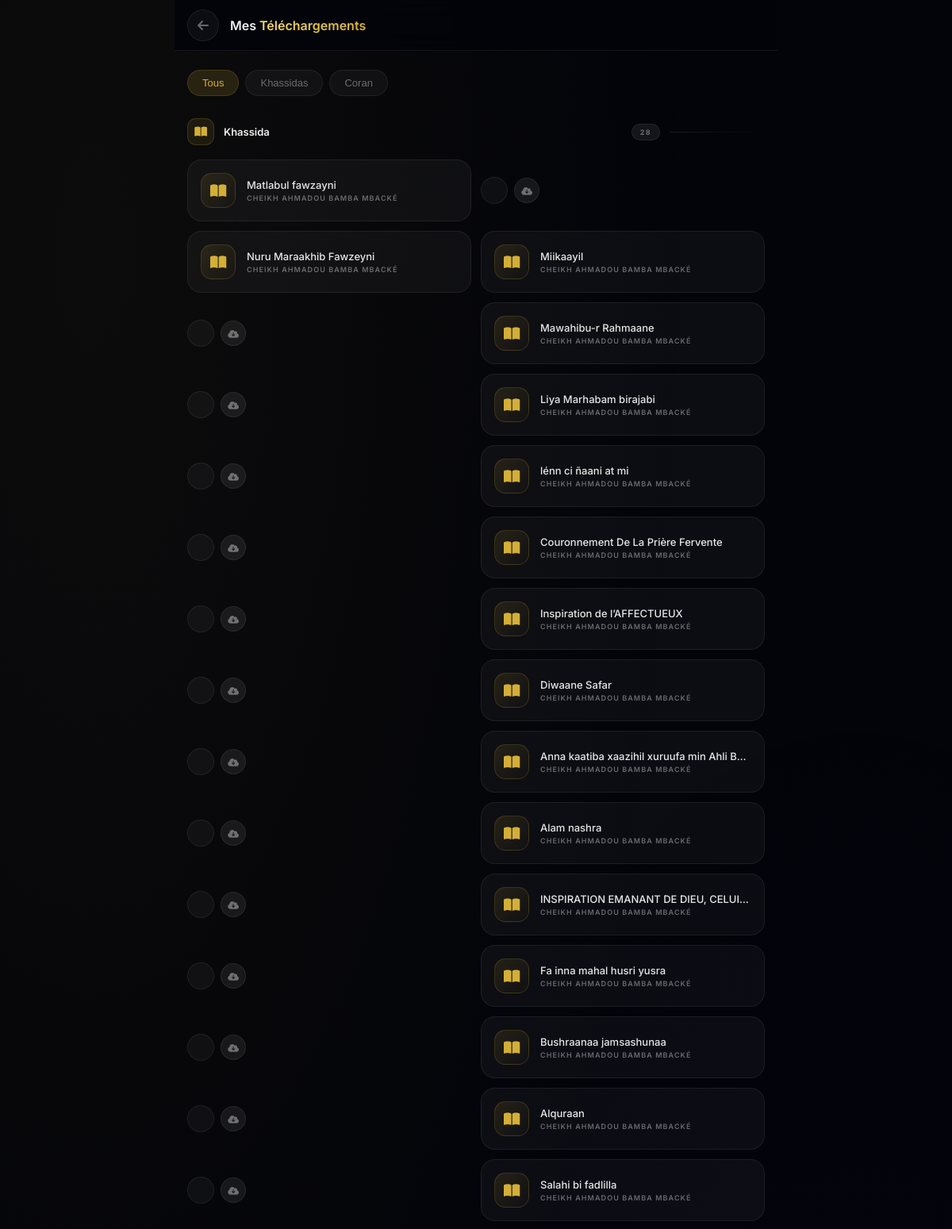
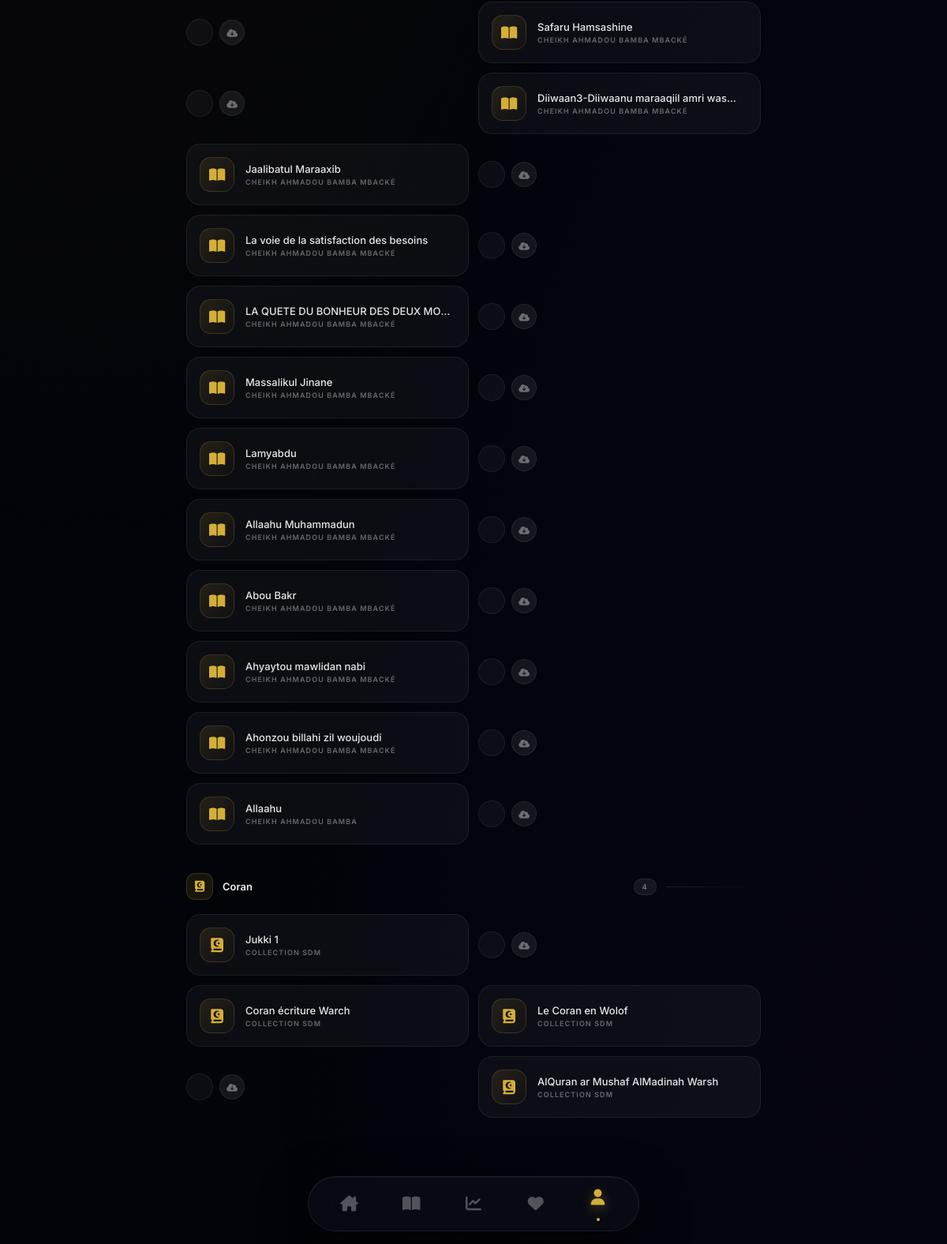
Page /telechargements/ (signed in) on the committed database (2 pictures, top to bottom).
### bibliotheque/models.py (models this page shows, shortened)
class Khassida(models.Model):
    titre = models.CharField(max_length=255, db_index=True)
    auteur = models.CharField(max_length=255, default="Cheikh Ahmadou Bamba")
    fichier_pdf = models.FileField(upload_to='khassidas/')
    image_couverture = models.ImageField(upload_to='couvertures/', blank=True, null=True)

class Coran(models.Model):
    titre = models.CharField(max_length=100, db_index=True)
    numero = models.IntegerField(blank=True, null=True)
    traduction_fr = models.TextField(blank=True, null=True)
    fichier_pdf = models.FileField(upload_to='coran_pdf/', blank=True, null=True)
    fichier_audio = models.FileField(upload_to='coran_audio/', blank=True, null=True)

### bibliotheque/views.py (the view)
# urls.py: path('telechargements/', views.view_telechargements, name='telechargements'),
@login_required
def view_telechargements(request):
    telechargements = Telechargement.objects.filter(user=request.user)
    telechargements_by_type = {
        'Khassida': [],
        'Coran': [],
        'Son': []
    }
    for tc in telechargements:
        if tc.content_object is None:
            continue
        model_name = tc.content_type.model
        if model_name == 'khassida':
            telechargements_by_type['Khassida'].append(tc.content_object)
        elif model_name == 'coran':
            telechargements_by_type['Coran'].append(tc.content_object)
        elif model_name == 'son':
            telechargements_by_type['Son'].append(tc.content_object)
    context = {
        'telechargements_by_type': telechargements_by_type
    }
    return render(request, 'bibliotheque/telechargements.html', context)

### bibliotheque/templates/bibliotheque/telechargements.html (shortened to what this page needs)
{% load static %}
<!DOCTYPE html>
<html lang="fr">
<head>
    <link href="https://cdnjs.cloudflare.com/ajax/libs/font-awesome/6.4.0/css/all.min.css" rel="stylesheet">
</head>
<body>
    <div class="topbar">
        <a href="{% url 'home' %}" class="back-btn"><i class="fa-solid fa-arrow-left"></i></a>
        <h1 class="topbar-title">Mes <span>Téléchargements</span></h1>
    </div>
    <div class="content">
        <div class="filters-scroll">
            <button class="filter-btn active" onclick="filterCategory('Tous', this)">Tous</button>
            {% if telechargements_by_type.Khassida %}<button class="filter-btn" onclick="filterCategory('Khassida', this)">Khassidas</button>{% endif %}
            {% if telechargements_by_type.Coran %}<button class="filter-btn" onclick="filterCategory('Coran', this)">Coran</button>{% endif %}
        </div>
        {% for type, items in telechargements_by_type.items %}
        {% if items %}
        <div class="category-section" data-category="{{ type }}">
        <div class="section-hdr" style="margin-top: {% if not forloop.first %}32px{% else %}0{% endif %}">
            <div class="section-hdr-icon">
                {% if type == 'Son' %}<i class="fa-solid fa-headphones"></i>
                {% elif type == 'Khassida' %}<i class="fa-solid fa-book-open"></i>
                {% elif type == 'Coran' %}<i class="fa-solid fa-quran"></i>
                {% else %}<i class="fa-solid fa-download"></i>{% endif %}
            </div>
            <span class="section-hdr-label">{{ type }}</span>
            <span class="section-count">{{ items|length }}</span>
        </div>
        <div class="fav-grid">
            {% for item in items %}
            {% if item %}
            {% if type == 'Khassida' %}
            <a href="{% url 'lire_pdf' 'khassida' item.id %}" class="fav-card" style="animation-delay: {{ forloop.counter0 }}5ms">
            {% elif type == 'Coran' %}
            <a href="{% url 'lire_pdf' 'coran' item.id %}" class="fav-card" style="animation-delay: {{ forloop.counter0 }}5ms">
            {% elif type == 'Son' %}
            <a href="{% url 'liste_sons' %}?autoplay={{ item.id }}" class="fav-card" style="animation-delay: {{ forloop.counter0 }}5ms">
            {% else %}
            <a href="#" class="fav-card" style="animation-delay: {{ forloop.counter0 }}5ms">
            {% endif %}
                <div class="fav-icon {% if type == 'Son' %}green{% endif %}">
                    {% if type == 'Son' %}<i class="fa-solid fa-headphones"></i>
                    {% elif type == 'Khassida' %}<i class="fa-solid fa-book-open"></i>
                    {% elif type == 'Coran' %}<i class="fa-solid fa-quran"></i>
                    {% else %}<i class="fa-solid fa-download"></i>{% endif %}
                </div>
                <div class="fav-body">
                    <div class="fav-name">{{ item.titre }}</div>
                    <div class="fav-sub">
                        {% if type == 'Son' %}{{ item.auteur_voix|default:item.get_categorie_display }}
                        {% elif item.auteur %}{{ item.auteur }}
                        {% else %}Collection SDM{% endif %}
                    </div>
                </div>
                <div class="action-btn-wrap">
                    {% if type == 'Son' and item.fichier_audio %}
                    <a href="{{ item.fichier_audio.url }}" download class="action-btn" title="Télécharger à nouveau"><i class="fa-solid fa-cloud-arrow-down"></i></a>
                    {% elif type == 'Khassida' and item.fichier_pdf %}
                    <a href="{% url 'proxy_pdf' 'khassida' item.id %}" download class="action-btn" title="Télécharger à nouveau"><i class="fa-solid fa-cloud-arrow-down"></i></a>
                    {% elif type == 'Coran' and item.fichier_pdf %}
                    <a href="{% url 'proxy_pdf' 'coran' item.id %}" download class="action-btn" title="Télécharger à nouveau"><i class="fa-solid fa-cloud-arrow-down"></i></a>
                    {% endif %}
                </div>
            </a>
            {% endif %}
            {% endfor %}
        </div>
        </div>
        {% endif %}
        {% endfor %}
    </div>
    <nav class="nav-island">
        <a href="{% url 'home' %}" class="nav-item"><i class="fa-solid fa-house-chimney"></i><div class="nav-dot"></div></a>
        <a href="{% url 'liste' 'khassida' %}" class="nav-item"><i class="fa-solid fa-book-open"></i><div class="nav-dot"></div></a>
        <a href="{% url 'dashboard' %}" class="nav-item"><i class="fa-solid fa-chart-line"></i><div class="nav-dot"></div></a>
        <a href="{% url 'favoris' %}" class="nav-item"><i class="fa-solid fa-heart"></i><div class="nav-dot"></div></a>
        <a href="{% url 'profile' %}" class="nav-item active"><i class="fa-solid fa-user"></i><div class="nav-dot"></div></a>
    </nav>
</body>
</html>

### rows in the picture
Khassida: titre "Matlabul fawzayni", auteur "CHEIKH AHMADOU BAMBA MBACKÉ"
Khassida: titre "Nuru Maraakhib Fawzeyni", auteur "CHEIKH AHMADOU BAMBA MBACKÉ"
Khassida: titre "Miikaayil", auteur "CHEIKH AHMADOU BAMBA MBACKÉ"
Khassida: titre "Mawahibu-r Rahmaane", auteur "CHEIKH AHMADOU BAMBA MBACKÉ"
Khassida: titre "Liya Marhabam birajabi", auteur "CHEIKH AHMADOU BAMBA MBACKÉ"
Khassida: titre "lénn ci ñaani at mi", auteur "CHEIKH AHMADOU BAMBA MBACKÉ"
Khassida: titre "Couronnement De La Prière Fervente", auteur "CHEIKH AHMADOU BAMBA MBACKÉ"
Khassida: titre "Inspiration de l’AFFECTUEUX", auteur "CHEIKH AHMADOU BAMBA MBACKÉ"
Khassida: titre "Diwaane Safar", auteur "CHEIKH AHMADOU BAMBA MBACKÉ"
Khassida: titre "Anna kaatiba xaazihil xuruufa min Ahli B…", auteur "CHEIKH AHMADOU BAMBA MBACKÉ"
Khassida: titre "Alam nashra", auteur "CHEIKH AHMADOU BAMBA MBACKÉ"
Khassida: titre "INSPIRATION EMANANT DE DIEU, CELUI…", auteur "CHEIKH AHMADOU BAMBA MBACKÉ"
Khassida: titre "Fa inna mahal husri yusra", auteur "CHEIKH AHMADOU BAMBA MBACKÉ"
Khassida: titre "Bushraanaa jamsashunaa", auteur "CHEIKH AHMADOU BAMBA MBACKÉ"
Khassida: titre "Alquraan", auteur "CHEIKH AHMADOU BAMBA MBACKÉ"
Khassida: titre "Salahi bi fadlilla", auteur "CHEIKH AHMADOU BAMBA MBACKÉ"
Khassida: titre "Safaru Hamsashine", auteur "CHEIKH AHMADOU BAMBA MBACKÉ"
Khassida: titre "Diiwaan3-Diiwaanu maraaqiil amri was…", auteur "CHEIKH AHMADOU BAMBA MBACKÉ"
Khassida: titre "Jaalibatul Maraaxib", auteur "CHEIKH AHMADOU BAMBA MBACKÉ"
Khassida: titre "La voie de la satisfaction des besoins", auteur "CHEIKH AHMADOU BAMBA MBACKÉ"
Khassida: titre "LA QUETE DU BONHEUR DES DEUX MO…", auteur "CHEIKH AHMADOU BAMBA MBACKÉ"
Khassida: titre "Massalikul Jinane", auteur "CHEIKH AHMADOU BAMBA MBACKÉ"
Khassida: titre "Lamyabdu", auteur "CHEIKH AHMADOU BAMBA MBACKÉ"
Khassida: titre "Allaahu Muhammadun", auteur "CHEIKH AHMADOU BAMBA MBACKÉ"
Khassida: titre "Abou Bakr", auteur "CHEIKH AHMADOU BAMBA MBACKÉ"
Khassida: titre "Ahyaytou mawlidan nabi", auteur "CHEIKH AHMADOU BAMBA MBACKÉ"
Khassida: titre "Ahonzou billahi zil woujoudi", auteur "CHEIKH AHMADOU BAMBA MBACKÉ"
Khassida: titre "Allaahu", auteur "CHEIKH AHMADOU BAMBA"
Coran: type "Coran", items "4", titre "Jukki 1", shows "COLLECTION SDM"
Coran: titre "Coran écriture Warch", shows "COLLECTION SDM"
Coran: titre "Le Coran en Wolof", shows "COLLECTION SDM"
Coran: titre "AlQuran ar Mushaf AlMadinah Warsh", shows "COLLECTION SDM"

### other values in the picture
{{ type }} "Khassida"
{{ items|length }} "28"
